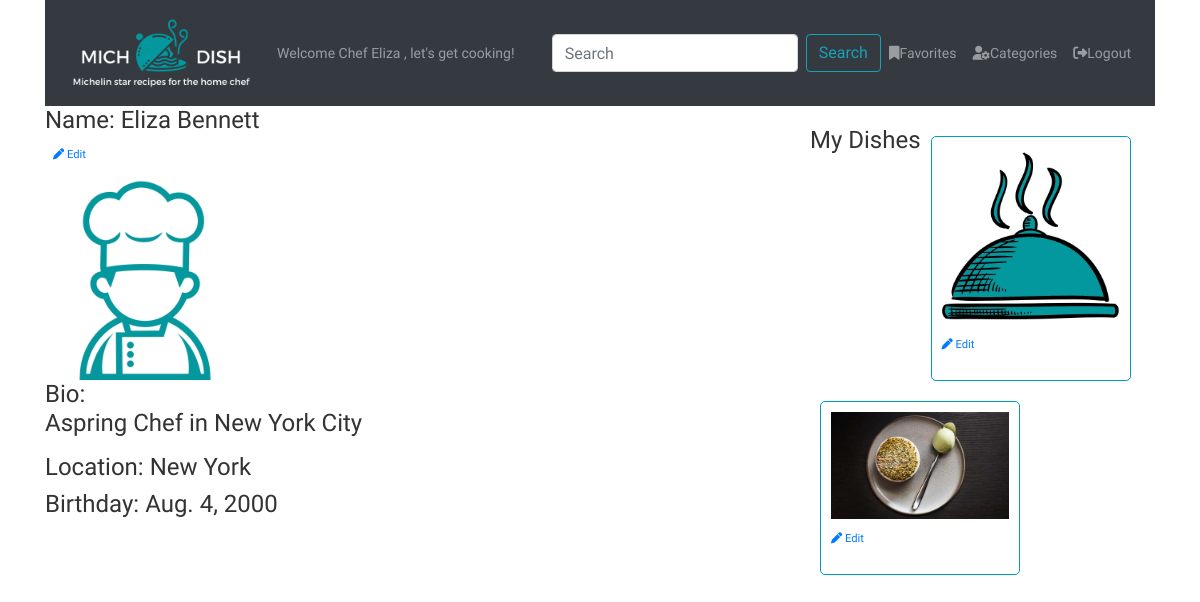
Screenshot of /registration/2 (signed in) with the database file from the repository.
### dish/models.py (models this page shows, shortened)
class UserProfile(models.Model):
    profile_pic = models.ImageField(
        upload_to= user_directory_path,
        default= 'users/blank-user.jpg',
        blank=True,
        null=True,
        )
    bio = models.TextField(blank=True, help_text="Tell us about yourself, chef!")
    user = models.OneToOneField(User, related_name='profile', on_delete=models.CASCADE)
    location = models.CharField(max_length=50)
    birthday = models.DateField(blank=True, null=True)
    created_at = models.DateField(auto_now_add=True)
    updated_at = models.DateField(auto_now=True)

class Dish(models.Model):
    title = models.CharField(max_length=255)
    recipe = models.TextField(help_text="Instructions for how to make the dish.")
    description = models.TextField(blank=True, help_text="Describe the dish, its history and why you were inspired to make it.")
    ingredients = models.TextField(help_text="Add each ingredient on a new line.")
    prep_time = models.IntegerField(help_text="Prep time in minutes.")
    cook_time = models.IntegerField(help_text="Cook time in minutes.")
    servings = models.IntegerField()
    profile_pic = models.ImageField(
        upload_to=dish_directory_path,
        default= 'dishes/blank-dish.jpg',
        blank=True,
        null=True,
        )
    categories = models.ManyToManyField(Category, related_name='dishes', help_text="Select all categories that apply.")
    poster = models.ForeignKey(User, related_name='user_dishes', on_delete=models.CASCADE)
    user_likes = models.ManyToManyField(User, related_name='liked_dishes')
    created_at = models.DateField(auto_now_add=True)
    updated_at = models.DateField(auto_now=True)

### accounts/views.py (the view)
# urls.py: path('<int:profiled_user_id>', views.user_profile, name="user_profile"),
def user_profile(request,profiled_user_id):
    profiled_user = User.objects.get(id=profiled_user_id)
    location = profiled_user.profile.location or ''
    context = {
        'user': request.user,
        'profiled_user': profiled_user,
        'location': location,
    }
    return render(request, 'registration/user-profile.html', context)

### accounts/templates/registration/user-profile.html (shortened to what this page needs)
{% extends 'dish/base.html' %}
{% load static %}
{% block css %}
<link rel="stylesheet" href="{% static 'accounts/user-profile.css' %}">
{% endblock css %}
{% block greeting %}
{% if user.is_authenticated %} {{ user.first_name }}{% endif %}
{% endblock greeting %}
{% block favorites %}
{% if user.is_authenticated %}
<a href="{% url 'dish:favorite_dishes' %}" class="nav-link"><i class="fas fa-bookmark"></i>Favorites</a>
{% endif %}
{% endblock favorites %}
{% block login %}
{% if user.is_authenticated %}
<a href="{% url 'logout' %}" class="nav-link"><i class="fas fa-sign-out-alt"></i>Logout</a>
{% else %}
<a href="{% url 'login' %}" class="nav-link"><i class="fas fa-sign-in-alt"></i>Login</a>
{% endif %}
{% endblock login %}
{% block content %}
<div id="main-content">
    <div class="row" id="newPost">
        <div class="col-8">
            <div id="profilePic">
                <h4>Name: {{ profiled_user.first_name }} {{ profiled_user.last_name }}</h4>
                {% if profiled_user.id == user.id %}
                <p class="edit-profile ml-2" title="Edit" style="color:#009EC3">
                    <a href="{% url 'accounts:update_user_profile' profiled_user_id=profiled_user.id %}">
                        <small><i class="fas fa-pen"></i> Edit</small>
                    </a>
                </p>
                {% endif %}
                <img src="{{ profiled_user.profile.profile_pic.url }}" alt="User Profile Picture">
            </div>
            <div id="userInfo">
                <h4>Bio: <p>{{ profiled_user.profile.bio }}</p>
                </h4>
                <h4>Location: {{ profiled_user.profile.location }}</h4>
                <h4>Birthday: {{ profiled_user.profile.birthday }}</h4>
            </div>
        </div>
        <div class="dishes col-4">
            <h4>My Dishes</h4>
            {% for dish in user.user_dishes.all %}
            <div class="dish" id="{{ dish.name }}" data-id="{{ dish.id }}">
                <a href="/dish/{{ dish.id }}">
                    <img src="{{ dish.profile_pic.url }}" alt="Picture of category {{ dish.name }}">
                    {% if dish.poster.id == user.id %}
                    <p class="edit-dish" title="Edit" style="color:#009EC3">
                        <a href="{% url 'dish:update_dish' dish_id=dish.id %}">
                            <small><i class="fas fa-pen"></i> Edit</small>
                        </a>
                    </p>
                    {% endif %}
                </a>
            </div>
            {% endfor %}
        </div>
        {% endblock %}

### dish/static/dish/css/style.css (style rules this page uses)
* { box-sizing: border-box; }
body { margin: 0; padding: 0; font-size: 14px; font-family: "Roboto","Lucida Grande","DejaVu Sans","Bitstream Vera Sans",Verdana,Arial,sans-serif; color: #333; background: #fff; }

### accounts/static/accounts/user-profile.css (style rules this page uses)
.dishes { width: 250px; padding: 20px; display: flex; flex-wrap: wrap; }
.dish { width: 200px; padding: 10px; margin: 10px; border: 1px solid #009EC3; border-radius: 5px; color: #009EC3 }
.dish > a { display: flex; flex-direction: column; align-items: center; justify-content: center; }
.dish img { width: 100%; }
#profilePic img { max-width: 100%; max-height: 200px; }

### rows the page displays
Dish: profile_pic (placeholder picture), shows "Edit"
Dish: profile_pic (picture), shows "Edit"

### other values shown
{{ user.first_name }} "Eliza"
{{ profiled_user.first_name }} "Eliza"
{{ profiled_user.last_name }} "Bennett"
{{ profiled_user.profile.bio }} "Aspring Chef in New York City"
{{ profiled_user.profile.location }} "New York"
{{ profiled_user.profile.birthday }} "Aug. 4, 2000"
